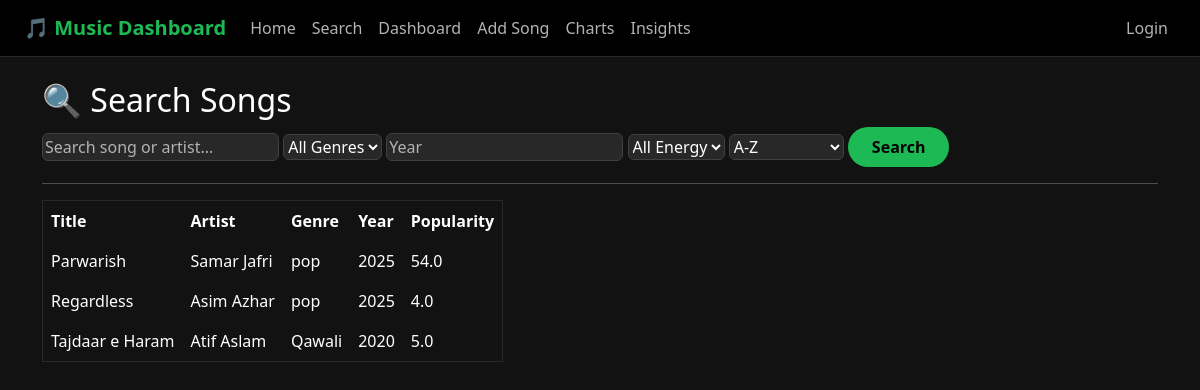
/search/, run on an earlier commit of the app's database.
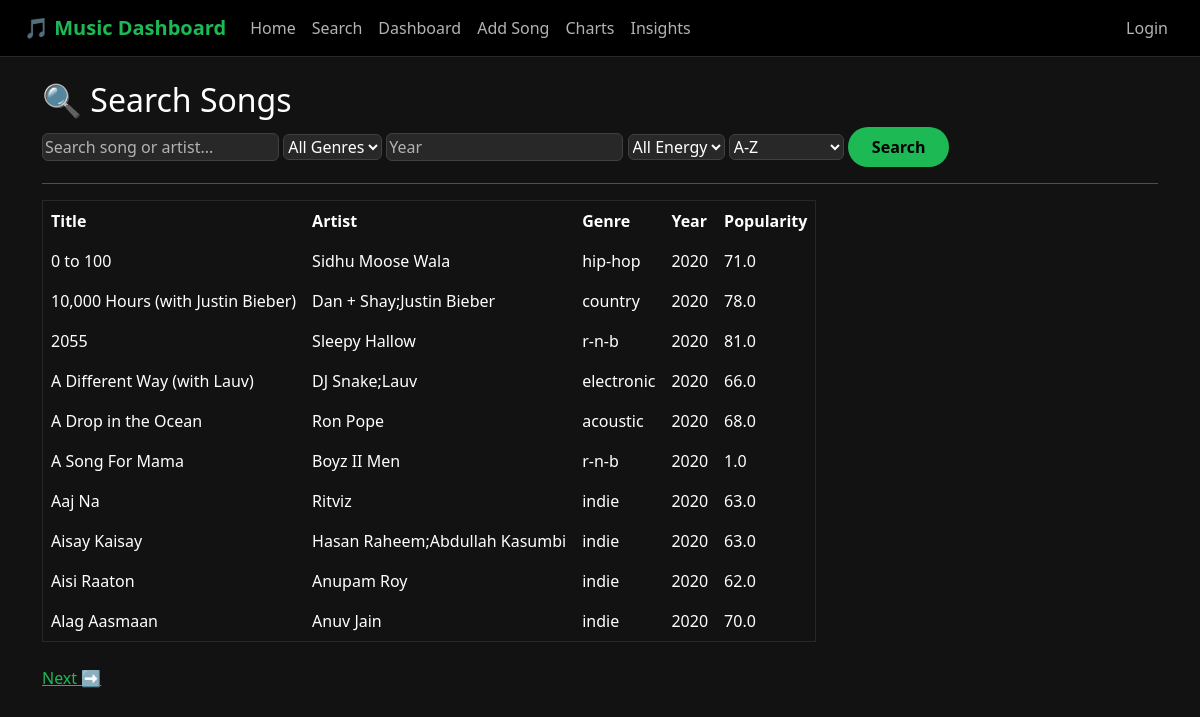
And on a later commit of the database.
### music_app/models.py (models this page shows, shortened)
class Song(models.Model):
    title = models.CharField(max_length=200)
    artist = models.ForeignKey(Artist, on_delete=models.CASCADE)
    genre = models.ForeignKey(Genre, on_delete=models.CASCADE)
    year = models.IntegerField(default=2020)
    popularity = models.FloatField(default=0)
    energy = models.FloatField(default=0)

class Artist(models.Model):
    name = models.CharField(max_length=200)
    def __str__(self):
        return self.name

class Genre(models.Model):
    name = models.CharField(max_length=100)
    def __str__(self):
        return self.name

### music_app/views.py (the view)
# urls.py: path('search/', views.search, name='search'),
def search(request):
    songs = Song.objects.all()
    query = request.GET.get('q', '')
    genre = request.GET.get('genre', '')
    year = request.GET.get('year', '')
    energy = request.GET.get('energy', '')
    sort = request.GET.get('sort', 'title')
    if query:
        songs = songs.filter(title__icontains=query) | songs.filter(artist__name__icontains=query)
    if genre:
        songs = songs.filter(genre__name=genre)
    if year:
        songs = songs.filter(year=year)
    if energy == 'high':
        songs = songs.filter(energy__gte=0.7)
    elif energy == 'medium':
        songs = songs.filter(energy__gte=0.4, energy__lt=0.7)
    elif energy == 'low':
        songs = songs.filter(energy__lt=0.4)
    songs = songs.order_by(sort)
    paginator = Paginator(songs, 10)
    page = request.GET.get('page')
    songs = paginator.get_page(page)
    genres = Genre.objects.all()
    return render(request, 'music_app/search.html', {
        'songs': songs, 'genres': genres,
        'query': query, 'selected_genre': genre,
        'selected_year': year, 'selected_energy': energy,
        'selected_sort': sort,
    })

### music_app/templates/music_app/search.html (shortened to what this page needs)
{% extends 'base.html' %}
{% block content %}
<h2>🔍 Search Songs</h2>
<form method="GET" action="{% url 'search' %}">
  <input type="text" name="q" placeholder="Search song or artist..." value="{{ query }}">
  <select name="genre">
    <option value="">All Genres</option>
  </select>
  <input type="number" name="year" placeholder="Year" value="{{ selected_year }}">
  <select name="energy">
    <option value="">All Energy</option>
  </select>
  <select name="sort">
    <option value="title" {% if selected_sort == 'title' %}selected{% endif %}>A-Z</option>
  </select>
  <button type="submit">Search</button>
</form>
<hr>
<table border="1" cellpadding="8">
  <tr>
    <th>Title</th><th>Artist</th><th>Genre</th><th>Year</th><th>Popularity</th>
  </tr>
  {% for song in songs %}
  <tr>
    <td>{{ song.title }}</td>
    <td>{{ song.artist }}</td>
    <td>{{ song.genre }}</td>
    <td>{{ song.year }}</td>
    <td>{{ song.popularity }}</td>
  </tr>
  {% empty %}
  <tr><td colspan="5">No songs found</td></tr>
  {% endfor %}
</table>
<br>
{% if songs.has_next %}
  <a href="?page={{ songs.next_page_number }}&q={{ query }}">Next ➡</a>
{% endif %}
{% endblock %}

What changed in the data, as far as the page shows it:
removed Song: title "Parwarish", artist "Samar Jafri", genre "pop", year "2025", popularity "54.0"
removed Song: title "Regardless", artist "Asim Azhar", genre "pop", year "2025", popularity "4.0"
removed Song: title "Tajdaar e Haram", artist "Atif Aslam", genre "Qawali", year "2020", popularity "5.0"
added Song: title "0 to 100", artist "Sidhu Moose Wala", genre "hip-hop", year "2020", popularity "71.0"
added Song: title "10,000 Hours (with Justin Bieber)", artist "Dan + Shay;Justin Bieber", genre "country", year "2020", popularity "78.0"
added Song: title "2055", artist "Sleepy Hallow", genre "r-n-b", year "2020", popularity "81.0"
added Song: title "A Different Way (with Lauv)", artist "DJ Snake;Lauv", genre "electronic", year "2020", popularity "66.0"
added Song: title "A Drop in the Ocean", artist "Ron Pope", genre "acoustic", year "2020", popularity "68.0"
added Song: title "A Song For Mama", artist "Boyz II Men", genre "r-n-b", year "2020", popularity "1.0"
added Song: title "Aaj Na", artist "Ritviz", genre "indie", year "2020", popularity "63.0"
added Song: title "Aisay Kaisay", artist "Hasan Raheem;Abdullah Kasumbi", genre "indie", year "2020", popularity "63.0"
added Song: title "Aisi Raaton", artist "Anupam Roy", genre "indie", year "2020", popularity "62.0"
added Song: title "Alag Aasmaan", artist "Anuv Jain", genre "indie", year "2020", popularity "70.0"
Also different on the page:
text now shown: "Next ➡"
